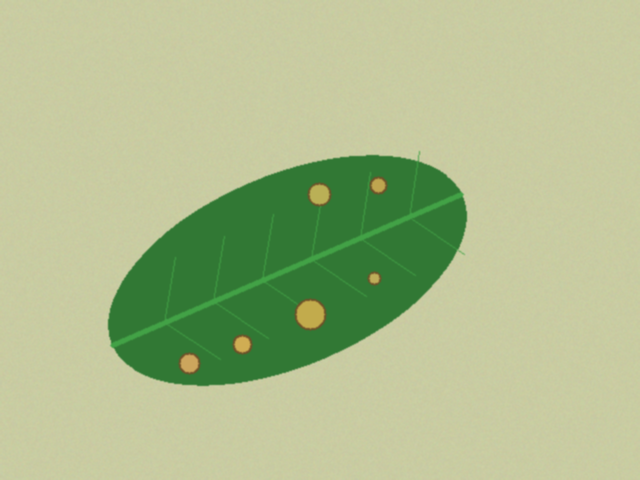
#> input picture data/sintetis/bersih/teh_041.png, 640 x 480 px, found by its file name
$ jupyter execute --allow-errors B2_citra_warna.ipynb   (shell and % lines are left out)
#> lines starting #> are read from the running program, lines starting #| are printed output that depends on the picture; after the words box and inside, x2 and y2 are one past the last pixel; in counts of white or black regions, pixels touching at a corner belong together
### src/utils_cv.py
"""utils_cv.py: fungsi bantu yang dipakai ulang sepanjang semester."""
import cv2
import numpy as np
import matplotlib.pyplot as plt


def baca(path):
    """Membaca citra dan langsung memberi pesan jelas bila gagal."""
#> called with path = '../data/sintetis/citra/teh_041.png'
    img = cv2.imread(path)
#> img is the input picture: shape (480, 640, 3); mean B, G, R 141.4, 188.5, 173.4
    if img is None:
        raise FileNotFoundError(f"Citra tidak ditemukan: {path}")
    return img


def tampil(daftar, judul, baris=1, ukuran=(14, 4)):
    """Menampilkan beberapa citra berdampingan. Citra 3 kanal dianggap BGR."""
    kolom = int(np.ceil(len(daftar) / baris))
    plt.figure(figsize=ukuran)
    for i, (im, jd) in enumerate(zip(daftar, judul)):
        plt.subplot(baris, kolom, i + 1)
        if im.ndim == 3:
            plt.imshow(cv2.cvtColor(im, cv2.COLOR_BGR2RGB))
        else:
            plt.imshow(im, cmap="gray", vmin=0, vmax=255)
        plt.title(jd)
        plt.axis("off")
    plt.tight_layout()


def kontras_bercak(kanal, mask_daun, mask_bercak):
    """KB = |rerata bercak - rerata daun sehat| / simpangan baku daun sehat.
    Makin besar KB, makin mudah bercak dipisahkan dari daun sehat."""
    k = kanal.astype(np.float64)
    sehat = (mask_daun > 0) & (mask_bercak == 0)
    bercak = mask_bercak > 0
    if bercak.sum() == 0:
        return float("nan")
    return abs(k[bercak].mean() - k[sehat].mean()) / (k[sehat].std() + 1e-6)


# [7 lines left out: function statistik, not called in this run]

### notebook/B2_citra_warna.ipynb
<a href="https://colab.research.google.com/github/ANJARRIZANDI/simuteh-2330511035/blob/main/notebook/B2_citra_warna.ipynb" target="_parent"></a>

[cell 1]
%cd /content/simuteh-2330511035/notebook

[cell 2]
import sys
import cv2
import numpy as np
import matplotlib.pyplot as plt
import pandas as pd

sys.path.append("../src")

from utils_cv import baca, tampil, kontras_bercak

print("OpenCV:", cv2.__version__)
print("NumPy:", np.__version__)
print("utils_cv berhasil diimpor!")

[cell 3]
# Kode 2.1 Pemisahan kanal dan Kontras Bercak
from utils_cv import kontras_bercak

nama = "teh_041.png"                 # kelas berat, kondisi normal
img = baca(f"../data/sintetis/citra/{nama}")
md = cv2.imread(f"../data/sintetis/mask_daun/{nama}", 0)
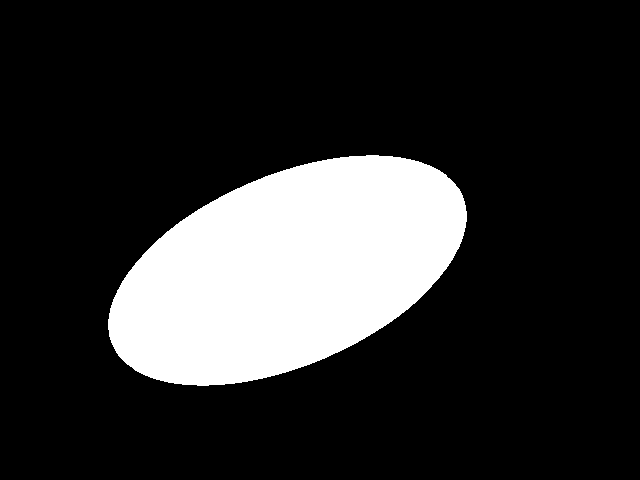
#> input picture data/sintetis/mask_daun/teh_041.png, 640 x 480 px
#> md: shape (480, 640); 18.6% white; 1 white region, box (x1, y1, x2, y2) and area: (108, 155, 467, 386) 57078
mb = cv2.imread(f"../data/sintetis/mask_bercak/{nama}", 0)
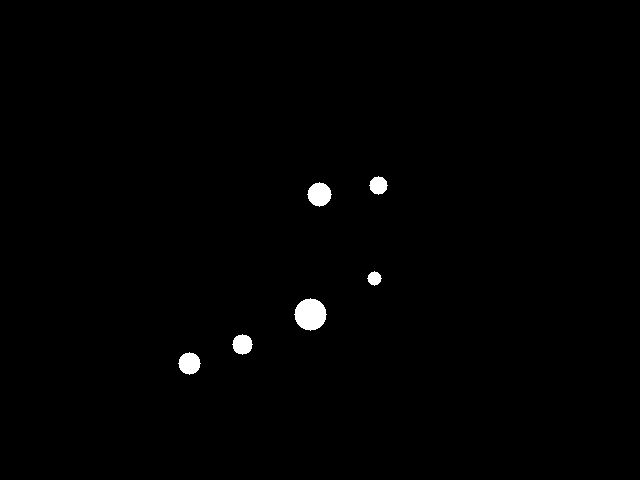
#> input picture data/sintetis/mask_bercak/teh_041.png, 640 x 480 px
#> mb: shape (480, 640); 0.76% white; 6 white regions, box (x1, y1, x2, y2) and area: (294, 298, 327, 331) 797, (307, 182, 332, 207) 441, (178, 352, 201, 375) 377, (232, 334, 253, 355) 317, (369, 176, 388, 195) 253, (367, 271, 382, 286) 149

gray = cv2.cvtColor(img, cv2.COLOR_BGR2GRAY)
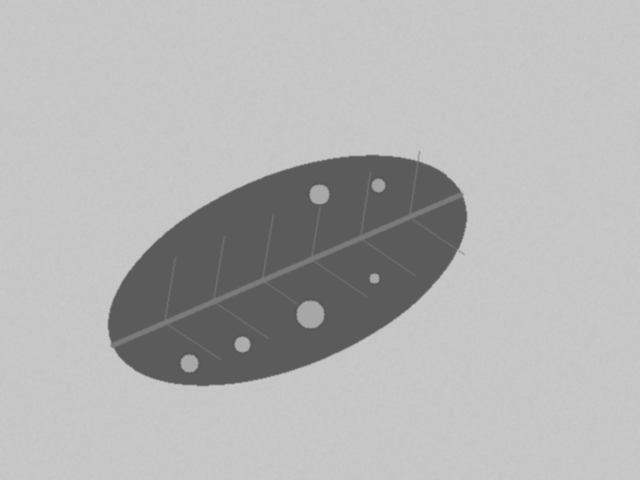
#> gray: shape (480, 640); min 85, max 201, mean 178.6
hsv = cv2.cvtColor(img, cv2.COLOR_BGR2HSV)
#> hsv: shape (480, 640, 3); mean H, S, V 37.2, 70.8, 188.7
b, g, r = cv2.split(img)
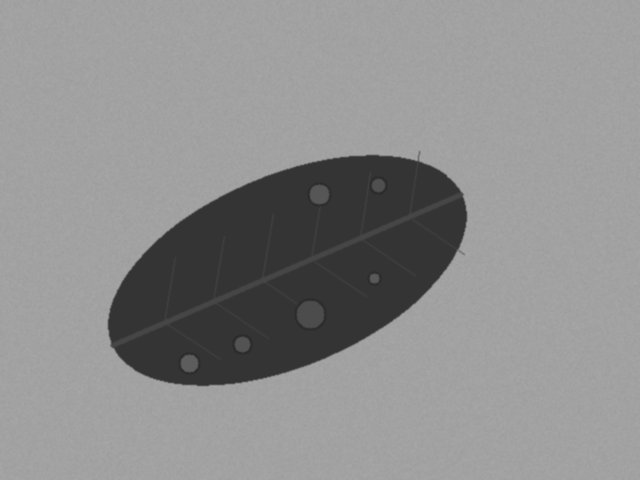
#> b: shape (480, 640); min 42, max 166, mean 141.4
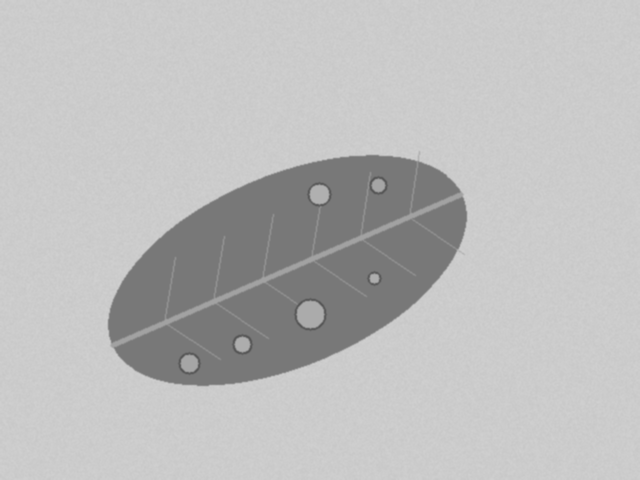
#> g: shape (480, 640); min 87, max 208, mean 188.5
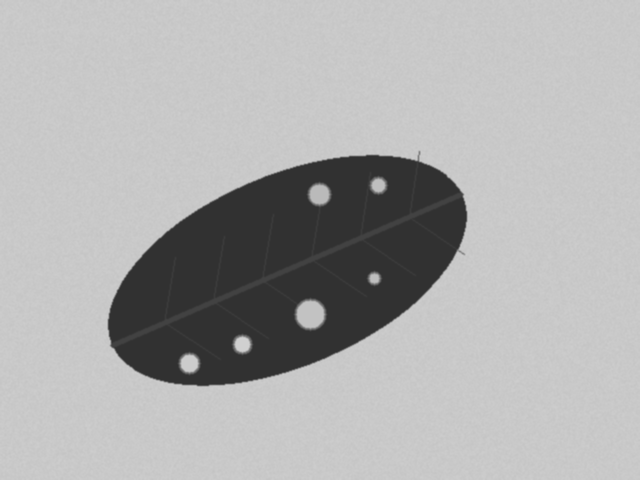
#> r: shape (480, 640); min 49, max 208, mean 173.4
h, s, v = cv2.split(hsv)
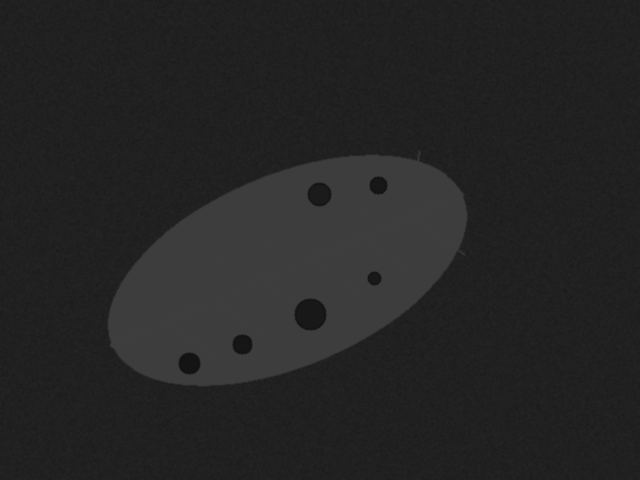
#> h: shape (480, 640); min 18, max 62, mean 37.2
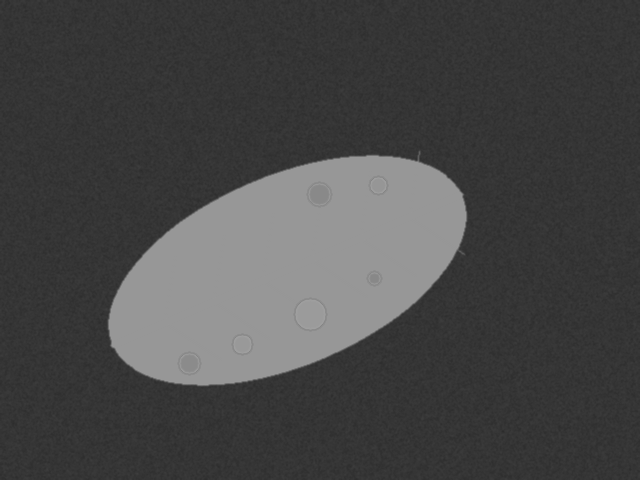
#> s: shape (480, 640); min 43, max 159, mean 70.8
kanal = {"B": b, "G": g, "R": r, "Gray": gray, "H": h, "S": s, "V": v}

tampil([img] + list(kanal.values()), ["Asli"] + list(kanal.keys()),
       baris=2, ukuran=(14, 6))
#> in tampil, `kolom = int(np.ceil(len(daftar) / baris))`: kolom = 4
#> the loop in tampil, `for i, (im, jd) in enumerate(zip(daftar, judul)):` made 8 passes
#> jd on passes 1 to 8: 'Asli', 'B', 'G', 'R', 'Gray', 'H', 'S', 'V'
for nm, c in kanal.items():
    print(f"KB kanal {nm:4s}: {kontras_bercak(c, md, mb):.2f}")
#> this loop made 7 passes
#| KB kanal B   : 3.42
#| KB kanal G   : 2.80
#| KB kanal R   : 19.20
#| KB kanal Gray: 7.45
#| KB kanal H   : 36.38
#| KB kanal S   : 0.47
#| KB kanal V   : 5.51
#> pass 1, in kontras_bercak, `sehat = (mask_daun > 0) & (mask_bercak == 0)`:
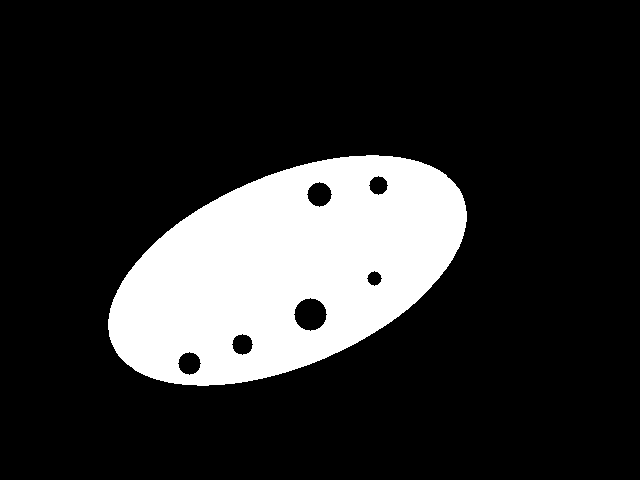
#> sehat: shape (480, 640) bool; 17.8% white; 1 white region, box (x1, y1, x2, y2) and area: (108, 155, 467, 386) 54744
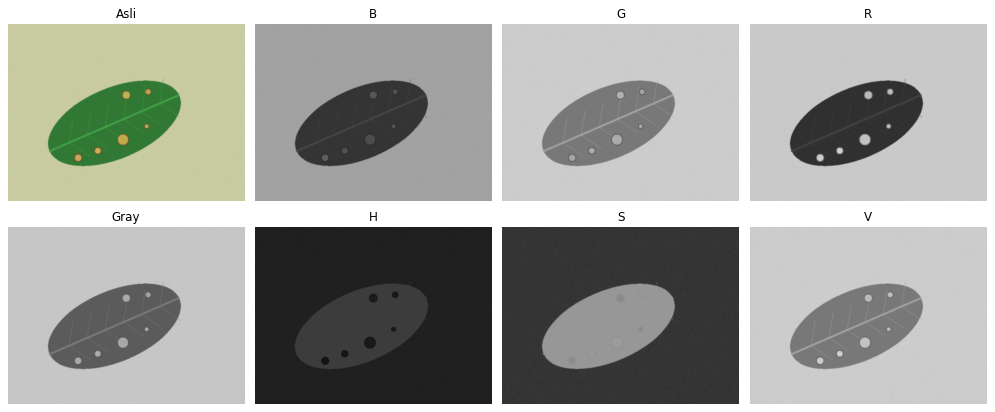
#> figure drawn by matplotlib, 8 panels
